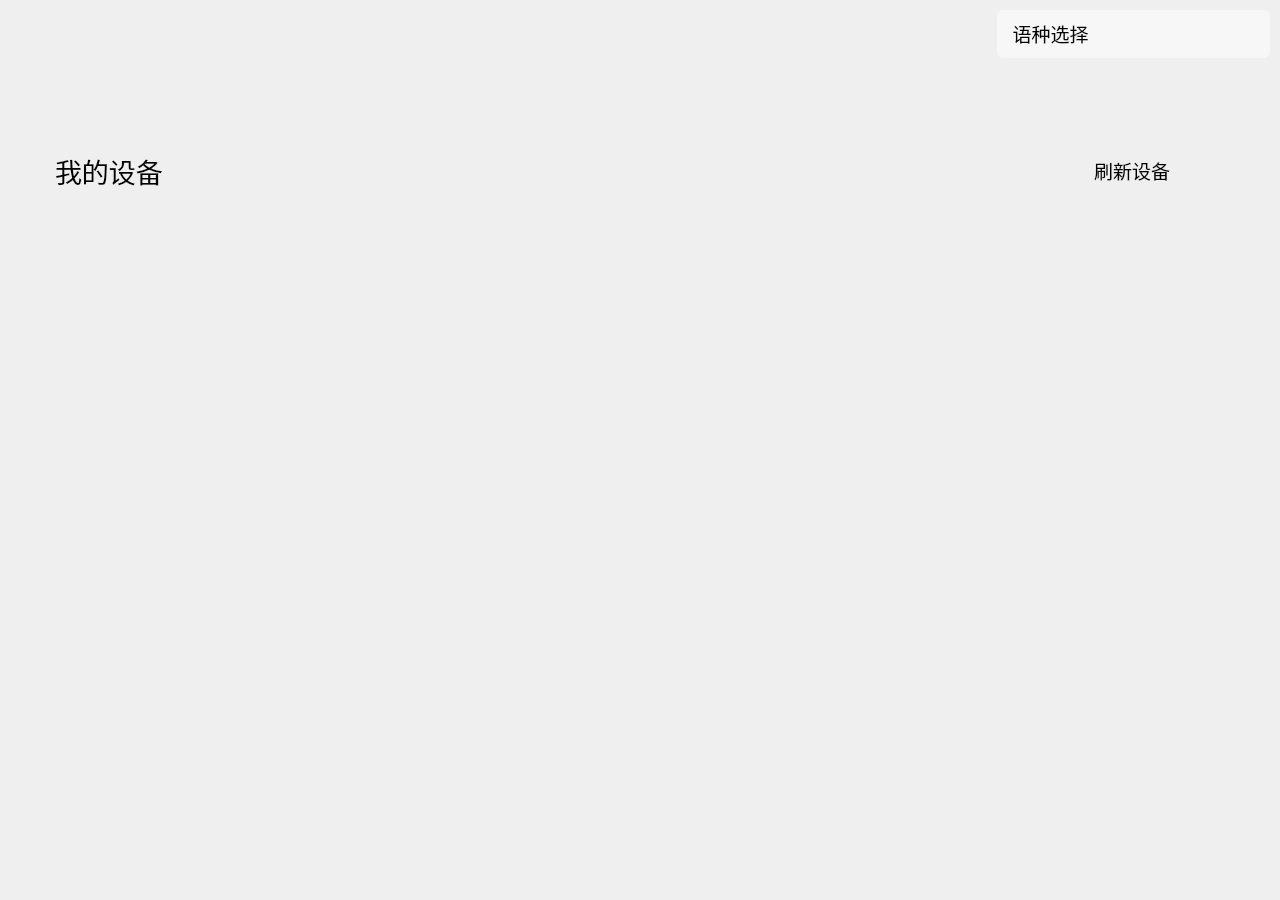
<?xml version="1.0" encoding="UTF-8"?>
<ui version="4.0">
 <class>MainWindow</class>
 <widget class="QMainWindow" name="MainWindow">
  <property name="geometry">
   <rect>
    <x>0</x>
    <y>0</y>
    <width>1280</width>
    <height>900</height>
   </rect>
  </property>
  <property name="focusPolicy">
   <enum>Qt::FocusPolicy::StrongFocus</enum>
  </property>
  <property name="windowTitle">
   <string notr="true">MainWindow</string>
  </property>
  <property name="toolTip">
   <string notr="true"/>
  </property>
  <property name="statusTip">
   <string notr="true"/>
  </property>
  <property name="styleSheet">
   <string notr="true">border-radius:20px;</string>
  </property>
  <widget class="QWidget" name="centralwidget">
   <layout class="QVBoxLayout" name="verticalLayout_4">
    <property name="leftMargin">
     <number>0</number>
    </property>
    <property name="topMargin">
     <number>0</number>
    </property>
    <property name="rightMargin">
     <number>0</number>
    </property>
    <property name="bottomMargin">
     <number>0</number>
    </property>
    <item alignment="Qt::AlignmentFlag::AlignTop">
     <widget class="QFrame" name="frameTop">
      <layout class="QHBoxLayout" name="horizontalLayout_3">
       <property name="spacing">
        <number>20</number>
       </property>
       <property name="leftMargin">
        <number>25</number>
       </property>
       <property name="topMargin">
        <number>10</number>
       </property>
       <property name="rightMargin">
        <number>10</number>
       </property>
       <property name="bottomMargin">
        <number>12</number>
       </property>
       <item>
        <widget class="QLabel" name="labelLogo">
         <property name="minimumSize">
          <size>
           <width>120</width>
           <height>36</height>
          </size>
         </property>
         <property name="maximumSize">
          <size>
           <width>120</width>
           <height>36</height>
          </size>
         </property>
         <property name="cursor">
          <cursorShape>PointingHandCursor</cursorShape>
         </property>
         <property name="text">
          <string/>
         </property>
         <property name="pixmap">
          <pixmap resource="res.qrc">:/images/AkkoFlag.png</pixmap>
         </property>
         <property name="scaledContents">
          <bool>true</bool>
         </property>
         <property name="wordWrap">
          <bool>true</bool>
         </property>
        </widget>
       </item>
       <item>
        <spacer name="horizontalSpacer_3">
         <property name="orientation">
          <enum>Qt::Orientation::Horizontal</enum>
         </property>
         <property name="sizeHint" stdset="0">
          <size>
           <width>40</width>
           <height>20</height>
          </size>
         </property>
        </spacer>
       </item>
       <item>
        <widget class="QFrame" name="horizontalFrame">
         <property name="minimumSize">
          <size>
           <width>0</width>
           <height>48</height>
          </size>
         </property>
         <property name="maximumSize">
          <size>
           <width>16777215</width>
           <height>48</height>
          </size>
         </property>
         <property name="styleSheet">
          <string notr="true">#horizontalFrame{background-color: rgba(255, 255, 255, 128); border-radius:6px;color:black;}</string>
         </property>
         <layout class="QHBoxLayout" name="horizontalLayout_5">
          <property name="spacing">
           <number>25</number>
          </property>
          <property name="leftMargin">
           <number>10</number>
          </property>
          <property name="topMargin">
           <number>5</number>
          </property>
          <property name="rightMargin">
           <number>10</number>
          </property>
          <property name="bottomMargin">
           <number>5</number>
          </property>
          <item>
           <widget class="QPushButton" name="pushButtonLang">
            <property name="font">
             <font>
              <pointsize>14</pointsize>
             </font>
            </property>
            <property name="cursor">
             <cursorShape>PointingHandCursor</cursorShape>
            </property>
            <property name="focusPolicy">
             <enum>Qt::FocusPolicy::NoFocus</enum>
            </property>
            <property name="styleSheet">
             <string notr="true">QPushButton::pressed{border:none; background:transparent;color:black;}</string>
            </property>
            <property name="text">
             <string> 语种选择</string>
            </property>
            <property name="icon">
             <iconset resource="res.qrc">
              <normaloff>:/images/m-lang.png</normaloff>:/images/m-lang.png</iconset>
            </property>
            <property name="iconSize">
             <size>
              <width>20</width>
              <height>20</height>
             </size>
            </property>
            <property name="flat">
             <bool>true</bool>
            </property>
           </widget>
          </item>
          <item>
           <widget class="QPushButton" name="pushButtonSet">
            <property name="minimumSize">
             <size>
              <width>24</width>
              <height>24</height>
             </size>
            </property>
            <property name="cursor">
             <cursorShape>PointingHandCursor</cursorShape>
            </property>
            <property name="focusPolicy">
             <enum>Qt::FocusPolicy::NoFocus</enum>
            </property>
            <property name="toolTip">
             <string>系统设置</string>
            </property>
            <property name="styleSheet">
             <string notr="true">QPushButton{border:none; background:transparent;}</string>
            </property>
            <property name="text">
             <string notr="true"/>
            </property>
            <property name="icon">
             <iconset resource="res.qrc">
              <normaloff>:/images/btn-setting.png</normaloff>:/images/btn-setting.png</iconset>
            </property>
            <property name="iconSize">
             <size>
              <width>20</width>
              <height>20</height>
             </size>
            </property>
           </widget>
          </item>
          <item>
           <widget class="QPushButton" name="pushButtonMin">
            <property name="minimumSize">
             <size>
              <width>24</width>
              <height>24</height>
             </size>
            </property>
            <property name="cursor">
             <cursorShape>PointingHandCursor</cursorShape>
            </property>
            <property name="focusPolicy">
             <enum>Qt::FocusPolicy::NoFocus</enum>
            </property>
            <property name="toolTip">
             <string>最小化</string>
            </property>
            <property name="styleSheet">
             <string notr="true">QPushButton{border:none; background:transparent;}</string>
            </property>
            <property name="text">
             <string notr="true"/>
            </property>
            <property name="icon">
             <iconset resource="res.qrc">
              <normaloff>:/images/btn-min.png</normaloff>:/images/btn-min.png</iconset>
            </property>
            <property name="iconSize">
             <size>
              <width>20</width>
              <height>20</height>
             </size>
            </property>
           </widget>
          </item>
          <item>
           <widget class="QPushButton" name="pushButtonExit">
            <property name="minimumSize">
             <size>
              <width>24</width>
              <height>24</height>
             </size>
            </property>
            <property name="cursor">
             <cursorShape>PointingHandCursor</cursorShape>
            </property>
            <property name="focusPolicy">
             <enum>Qt::FocusPolicy::NoFocus</enum>
            </property>
            <property name="toolTip">
             <string>关闭</string>
            </property>
            <property name="styleSheet">
             <string notr="true">QPushButton{border:none; background:transparent;}</string>
            </property>
            <property name="text">
             <string notr="true"/>
            </property>
            <property name="icon">
             <iconset resource="res.qrc">
              <normaloff>:/images/btn-close.png</normaloff>:/images/btn-close.png</iconset>
            </property>
            <property name="iconSize">
             <size>
              <width>20</width>
              <height>20</height>
             </size>
            </property>
           </widget>
          </item>
         </layout>
        </widget>
       </item>
      </layout>
     </widget>
    </item>
    <item>
     <widget class="QStackedWidget" name="stackedWidget">
      <property name="minimumSize">
       <size>
        <width>1280</width>
        <height>824</height>
       </size>
      </property>
      <property name="lineWidth">
       <number>0</number>
      </property>
      <property name="currentIndex">
       <number>0</number>
      </property>
      <widget class="QWidget" name="page00">
       <layout class="QVBoxLayout" name="verticalLayout_2">
        <property name="spacing">
         <number>0</number>
        </property>
        <property name="leftMargin">
         <number>0</number>
        </property>
        <property name="topMargin">
         <number>0</number>
        </property>
        <property name="rightMargin">
         <number>0</number>
        </property>
        <property name="bottomMargin">
         <number>0</number>
        </property>
        <item>
         <layout class="QHBoxLayout" name="horizontalLayoutInfo">
          <property name="leftMargin">
           <number>55</number>
          </property>
          <property name="topMargin">
           <number>75</number>
          </property>
          <property name="rightMargin">
           <number>110</number>
          </property>
          <property name="bottomMargin">
           <number>60</number>
          </property>
          <item>
           <widget class="QLabel" name="labelInfo0">
            <property name="font">
             <font>
              <pointsize>20</pointsize>
             </font>
            </property>
            <property name="text">
             <string>我的设备</string>
            </property>
           </widget>
          </item>
          <item>
           <spacer name="horizontalSpacer">
            <property name="orientation">
             <enum>Qt::Orientation::Horizontal</enum>
            </property>
            <property name="sizeHint" stdset="0">
             <size>
              <width>40</width>
              <height>20</height>
             </size>
            </property>
           </spacer>
          </item>
          <item>
           <widget class="QPushButton" name="pushButtonScan">
            <property name="font">
             <font>
              <pointsize>14</pointsize>
             </font>
            </property>
            <property name="cursor">
             <cursorShape>PointingHandCursor</cursorShape>
            </property>
            <property name="focusPolicy">
             <enum>Qt::FocusPolicy::NoFocus</enum>
            </property>
            <property name="styleSheet">
             <string notr="true">QPushButton::pressed{border:none;  background:transparent; icon: url(:/images/m-reset.png);  spacing: 8px;}</string>
            </property>
            <property name="text">
             <string>刷新设备</string>
            </property>
            <property name="icon">
             <iconset resource="res.qrc">
              <normaloff>:/images/m-reset.png</normaloff>:/images/m-reset.png</iconset>
            </property>
            <property name="iconSize">
             <size>
              <width>20</width>
              <height>20</height>
             </size>
            </property>
            <property name="flat">
             <bool>true</bool>
            </property>
           </widget>
          </item>
         </layout>
        </item>
        <item>
         <layout class="QVBoxLayout" name="verticalLayout" stretch="1,0">
          <property name="spacing">
           <number>0</number>
          </property>
          <property name="leftMargin">
           <number>55</number>
          </property>
          <property name="rightMargin">
           <number>55</number>
          </property>
          <property name="bottomMargin">
           <number>120</number>
          </property>
          <item>
           <widget class="QScrollArea" name="scrollArea">
            <property name="styleSheet">
             <string notr="true">border: none;
background:transparent;</string>
            </property>
            <property name="lineWidth">
             <number>0</number>
            </property>
            <property name="widgetResizable">
             <bool>true</bool>
            </property>
            <widget class="QWidget" name="scrollAreaWidgetContents">
             <property name="geometry">
              <rect>
               <x>0</x>
               <y>0</y>
               <width>1170</width>
               <height>465</height>
              </rect>
             </property>
             <layout class="QHBoxLayout" name="horizontalLayout_2">
              <property name="spacing">
               <number>12</number>
              </property>
              <property name="leftMargin">
               <number>0</number>
              </property>
              <property name="topMargin">
               <number>0</number>
              </property>
              <property name="rightMargin">
               <number>0</number>
              </property>
              <property name="bottomMargin">
               <number>0</number>
              </property>
             </layout>
            </widget>
           </widget>
          </item>
          <item>
           <layout class="QHBoxLayout" name="horizontalLayout">
            <property name="spacing">
             <number>60</number>
            </property>
            <property name="topMargin">
             <number>20</number>
            </property>
            <item>
             <spacer name="horizontalSpacerL">
              <property name="orientation">
               <enum>Qt::Orientation::Horizontal</enum>
              </property>
              <property name="sizeHint" stdset="0">
               <size>
                <width>40</width>
                <height>20</height>
               </size>
              </property>
             </spacer>
            </item>
            <item alignment="Qt::AlignmentFlag::AlignHCenter">
             <widget class="QLabel" name="labelPrev">
              <property name="cursor">
               <cursorShape>PointingHandCursor</cursorShape>
              </property>
              <property name="text">
               <string/>
              </property>
              <property name="pixmap">
               <pixmap resource="res.qrc">:/images/a-left.png</pixmap>
              </property>
             </widget>
            </item>
            <item alignment="Qt::AlignmentFlag::AlignHCenter">
             <widget class="QLabel" name="labelNext">
              <property name="cursor">
               <cursorShape>PointingHandCursor</cursorShape>
              </property>
              <property name="text">
               <string/>
              </property>
              <property name="pixmap">
               <pixmap resource="res.qrc">:/images/a-right.png</pixmap>
              </property>
             </widget>
            </item>
            <item>
             <spacer name="horizontalSpacerR">
              <property name="orientation">
               <enum>Qt::Orientation::Horizontal</enum>
              </property>
              <property name="sizeHint" stdset="0">
               <size>
                <width>40</width>
                <height>20</height>
               </size>
              </property>
             </spacer>
            </item>
           </layout>
          </item>
         </layout>
        </item>
       </layout>
      </widget>
      <widget class="QWidget" name="page01">
       <property name="toolTip">
        <string notr="true"/>
       </property>
       <layout class="QVBoxLayout" name="verticalLayout_3">
        <property name="spacing">
         <number>0</number>
        </property>
        <property name="leftMargin">
         <number>1</number>
        </property>
        <property name="topMargin">
         <number>0</number>
        </property>
        <property name="rightMargin">
         <number>1</number>
        </property>
        <property name="bottomMargin">
         <number>1</number>
        </property>
        <item>
         <widget class="QFrame" name="frameEmb">
          <property name="frameShape">
           <enum>QFrame::Shape::StyledPanel</enum>
          </property>
          <property name="frameShadow">
           <enum>QFrame::Shadow::Raised</enum>
          </property>
         </widget>
        </item>
       </layout>
      </widget>
      <widget class="QWidget" name="page02">
       <layout class="QHBoxLayout" name="horizontalLayout_4">
        <property name="spacing">
         <number>0</number>
        </property>
        <property name="leftMargin">
         <number>0</number>
        </property>
        <property name="topMargin">
         <number>0</number>
        </property>
        <property name="rightMargin">
         <number>15</number>
        </property>
        <property name="bottomMargin">
         <number>15</number>
        </property>
        <item alignment="Qt::AlignmentFlag::AlignTop">
         <widget class="FrameDeviceHolder" name="frameHold">
          <property name="frameShape">
           <enum>QFrame::Shape::StyledPanel</enum>
          </property>
          <property name="frameShadow">
           <enum>QFrame::Shadow::Raised</enum>
          </property>
         </widget>
        </item>
       </layout>
      </widget>
      <widget class="QWidget" name="page03">
       <layout class="QHBoxLayout" name="horizontalLayout_6">
        <item>
         <widget class="FrameMouse" name="frameMouse">
          <property name="frameShape">
           <enum>QFrame::Shape::StyledPanel</enum>
          </property>
          <property name="frameShadow">
           <enum>QFrame::Shadow::Raised</enum>
          </property>
         </widget>
        </item>
       </layout>
      </widget>
     </widget>
    </item>
   </layout>
  </widget>
 </widget>
 <customwidgets>
  <customwidget>
   <class>FrameDeviceHolder</class>
   <extends>QFrame</extends>
   <header>framedeviceholder.h</header>
   <container>1</container>
  </customwidget>
  <customwidget>
   <class>FrameMouse</class>
   <extends>QFrame</extends>
   <header>framemouse.h</header>
   <container>1</container>
  </customwidget>
 </customwidgets>
 <resources>
  <include location="res.qrc"/>
 </resources>
 <connections/>
</ui>
